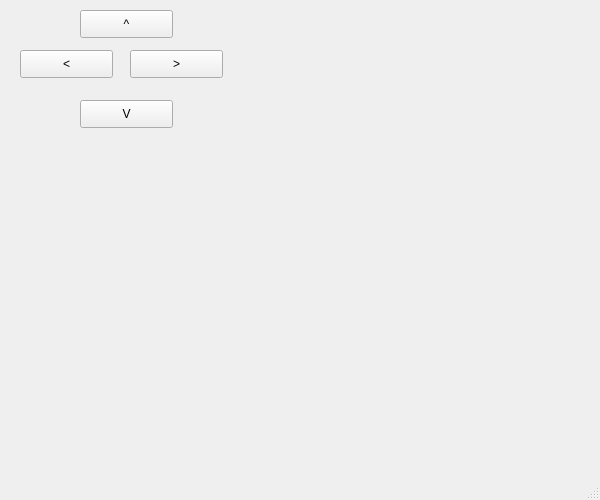
<?xml version="1.0" encoding="UTF-8"?>
<ui version="4.0">
 <class>MainWindow</class>
 <widget class="QMainWindow" name="MainWindow">
  <property name="geometry">
   <rect>
    <x>0</x>
    <y>0</y>
    <width>600</width>
    <height>500</height>
   </rect>
  </property>
  <property name="windowTitle">
   <string>MainWindow</string>
  </property>
  <widget class="QWidget" name="centralwidget">
   <widget class="QPushButton" name="pushButton">
    <property name="geometry">
     <rect>
      <x>20</x>
      <y>50</y>
      <width>93</width>
      <height>28</height>
     </rect>
    </property>
    <property name="text">
     <string>&lt;</string>
    </property>
   </widget>
   <widget class="QPushButton" name="pushButton_2">
    <property name="geometry">
     <rect>
      <x>130</x>
      <y>50</y>
      <width>93</width>
      <height>28</height>
     </rect>
    </property>
    <property name="text">
     <string>&gt;</string>
    </property>
   </widget>
   <widget class="QPushButton" name="pushButton_3">
    <property name="geometry">
     <rect>
      <x>80</x>
      <y>10</y>
      <width>93</width>
      <height>28</height>
     </rect>
    </property>
    <property name="text">
     <string>^</string>
    </property>
   </widget>
   <widget class="QPushButton" name="pushButton_4">
    <property name="geometry">
     <rect>
      <x>80</x>
      <y>100</y>
      <width>93</width>
      <height>28</height>
     </rect>
    </property>
    <property name="text">
     <string>V</string>
    </property>
   </widget>
   <widget class="QLabel" name="label">
    <property name="geometry">
     <rect>
      <x>50</x>
      <y>420</y>
      <width>55</width>
      <height>16</height>
     </rect>
    </property>
    <property name="text">
     <string/>
    </property>
    <property name="pixmap">
     <pixmap resource="imagen.qrc">:/new/prefix1/kisspng-car-black-and-white-clip-art-auto-rickshaw-5abb0d76a1ddc1.683329191522208118663.png</pixmap>
    </property>
    <property name="scaledContents">
     <bool>true</bool>
    </property>
   </widget>
  </widget>
  <widget class="QMenuBar" name="menubar">
   <property name="geometry">
    <rect>
     <x>0</x>
     <y>0</y>
     <width>600</width>
     <height>26</height>
    </rect>
   </property>
  </widget>
  <widget class="QStatusBar" name="statusbar"/>
 </widget>
 <resources>
  <include location="imagen.qrc"/>
 </resources>
 <connections/>
</ui>
